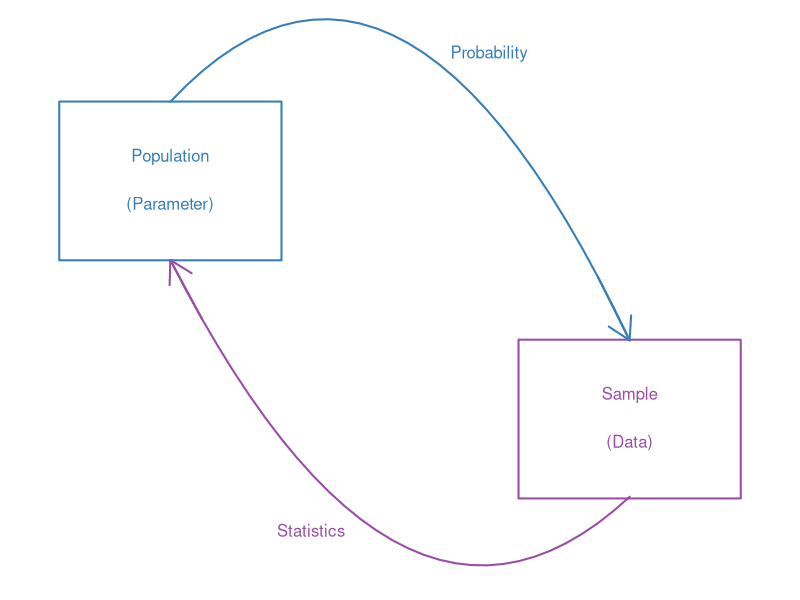
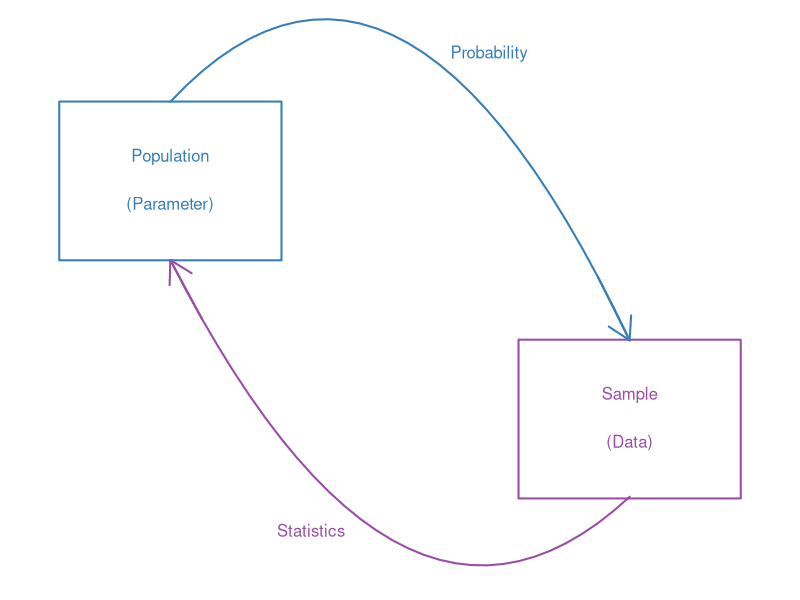
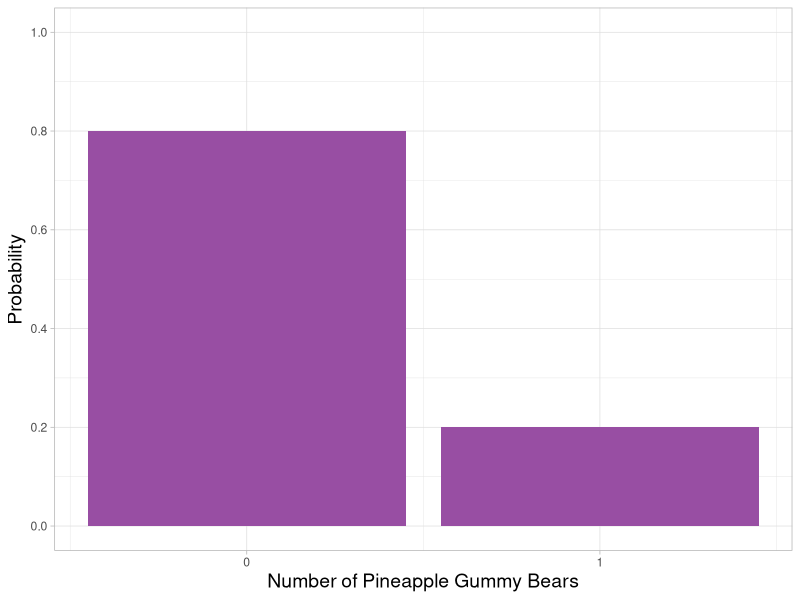
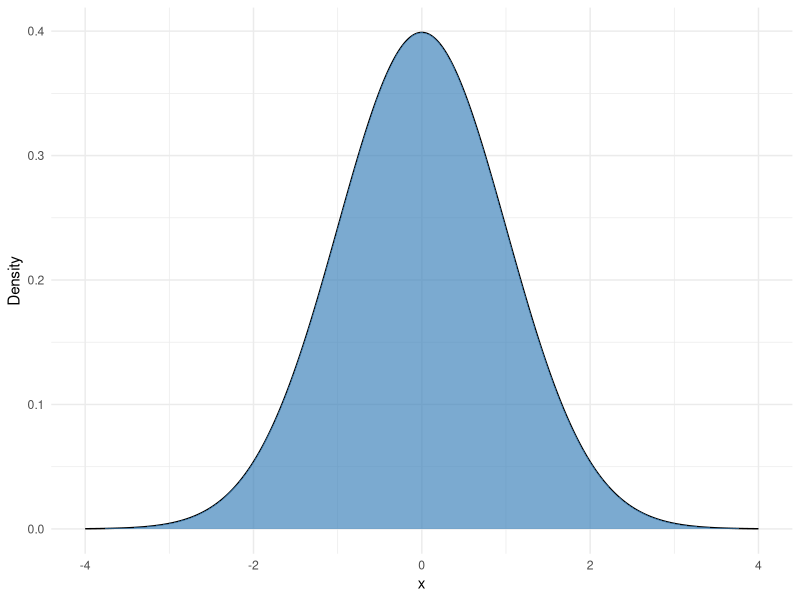
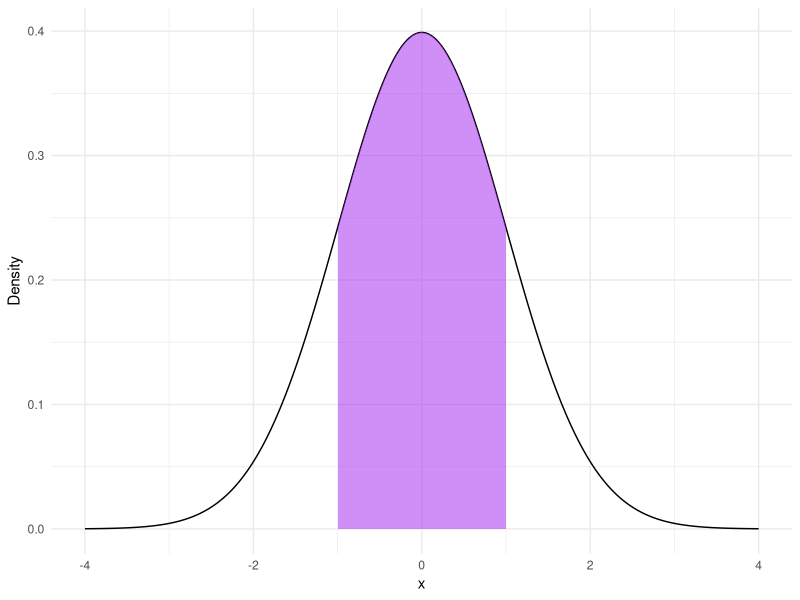
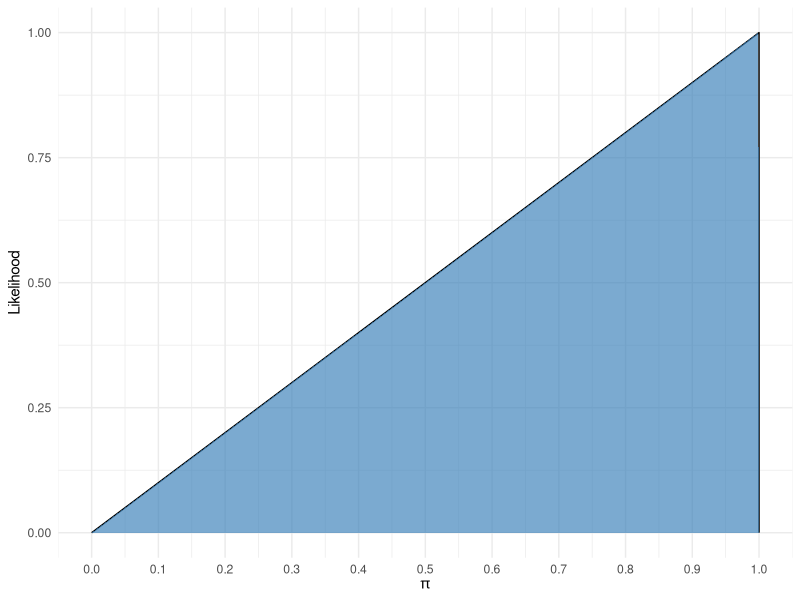
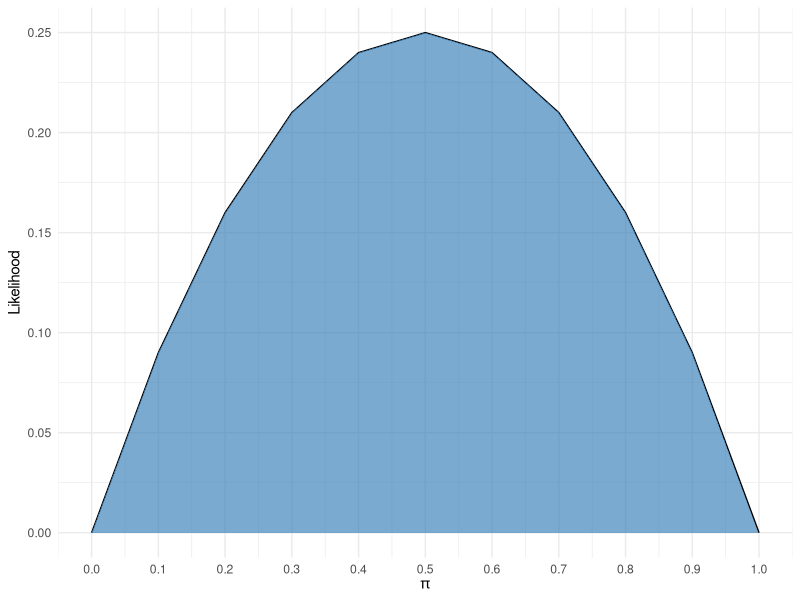
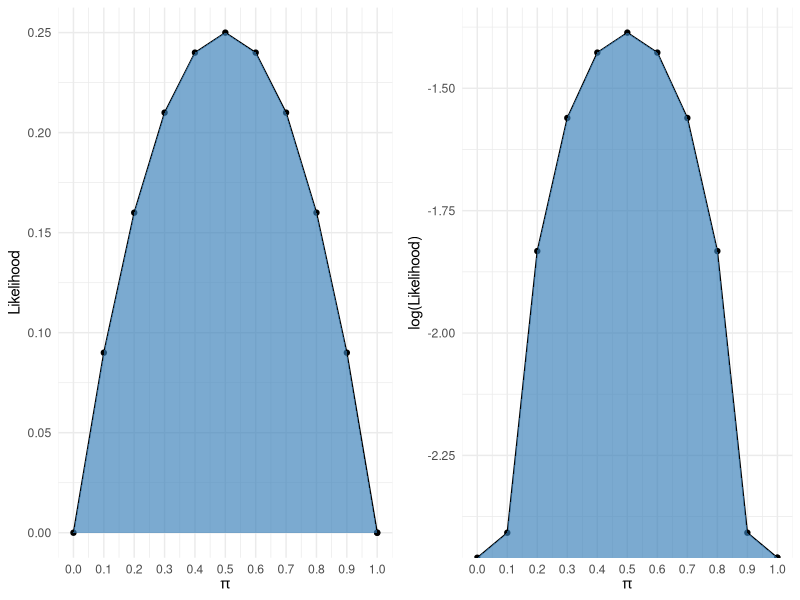

The R source for these figures, in order:
## ---- chunk 1
#| echo: false


library(knitr)
library(formatR)
library(tidyverse)
opts_chunk$set(out.width = '100%', options(width=60))

opts_knit$set(global.par = TRUE)
opts_chunk$set(echo=FALSE, warning = FALSE, message = FALSE, comment = '', class.output='sh',
               fig.width=8, fig.height=5, fig.align = "center")

my_red <- "#E41A1C"
my_blue <- "#377EB8"
my_green <- "#4DAF4A"
my_purple <- "#984EA3"
my_orange <- "#FF7F00"
my_yellow <- "#FFFF33"
my_red2 <- "#FBB4AE" 
my_blue2 <- "#B3CDE3" 
my_green2 <- "#CCEBC5" 
my_purple2 <- "#DECBE4"
my_orange2 <- "#FED9A6"
my_yellow2 <- "#FFFFCC"

## ---- chunk 2
#| fig.width: 6
#| fig.height: 2
#| out.width: "100%"

# Zero out standard plot margins
par(mar = c(0, 0, 0, 0))

# Initialize empty canvas
plot(0, 0, col = "white", xlim = c(0, 5), ylim = c(0, 3.5),
     bty = "n", xlab = "", ylab = "", xaxt = "n", yaxt = "n")

# --- Left Box (Population) ---
polygon(x = c(0.2, 1.7, 1.7, 0.2), y = c(2, 2, 3, 3), border = my_blue, lwd = 2)

# --- Right Box (Sample) ---
polygon(x = c(3.3, 4.8, 4.8, 3.3), y = c(.5, .5, 1.5, 1.5), border = my_purple, lwd = 2)

# --- Top Curve (Probability) ---
x_top <- seq(0.95, 4.05, length = 30)
y_top <- -0.478 * x_top^2 + 1.905 * x_top + 1.621
points(x_top, y_top, type = 'l', col = my_blue, lwd = 2)

# Top Arrow (pointing to Sample)
arrows(x0 = x_top[28], x1 = x_top[30], 
       y0 = y_top[28], y1 = y_top[30], 
       col = my_blue, lwd = 2)

# --- Bottom Curve (Statistics) ---
x_bot <- seq(0.95, 4.05, length = 30)
y_bot <- 0.435 * x_bot^2 - 2.656 * x_bot + 4.132
points(x_bot, y_bot, type = 'l', col = my_purple, lwd = 2)

# Bottom Arrow (pointing to Population)
arrows(x0 = x_bot[3], x1 = x_bot[1], 
       y0 = y_bot[3], y1 = y_bot[1], 
       col = my_purple, lwd = 2)

# --- Text Labels ---
text(x = 0.95, y = 2.65, "Population", col = my_blue)
text(x = 0.95, y = 2.35, "(Parameter)", col = my_blue)

text(x = 4.05, y = 1.15, "Sample", col = my_purple)
text(x = 4.05, y = 0.85, "(Data)", col = my_purple)

text(x = 3.1, y = 3.3, "Probability", col = my_blue)
text(x = 1.9, y = 0.3, "Statistics", col = my_purple)
## ---- chunk 3
#| fig.width: 6
#| fig.height: 2
#| out.width: "100%"

# Zero out standard plot margins
par(mar = c(0, 0, 0, 0))

# Initialize empty canvas
plot(0, 0, col = "white", xlim = c(0, 5), ylim = c(0, 3.5),
     bty = "n", xlab = "", ylab = "", xaxt = "n", yaxt = "n")

# --- Left Box (Population) ---
polygon(x = c(0.2, 1.7, 1.7, 0.2), y = c(2, 2, 3, 3), border = my_blue, lwd = 2)

# --- Right Box (Sample) ---
polygon(x = c(3.3, 4.8, 4.8, 3.3), y = c(.5, .5, 1.5, 1.5), border = my_purple, lwd = 2)

# --- Top Curve (Probability) ---
x_top <- seq(0.95, 4.05, length = 30)
y_top <- -0.478 * x_top^2 + 1.905 * x_top + 1.621
points(x_top, y_top, type = 'l', col = my_blue, lwd = 2)

# Top Arrow (pointing to Sample)
arrows(x0 = x_top[28], x1 = x_top[30], 
       y0 = y_top[28], y1 = y_top[30], 
       col = my_blue, lwd = 2)

# --- Bottom Curve (Statistics) ---
x_bot <- seq(0.95, 4.05, length = 30)
y_bot <- 0.435 * x_bot^2 - 2.656 * x_bot + 4.132
points(x_bot, y_bot, type = 'l', col = my_purple, lwd = 2)

# Bottom Arrow (pointing to Population)
arrows(x0 = x_bot[3], x1 = x_bot[1], 
       y0 = y_bot[3], y1 = y_bot[1], 
       col = my_purple, lwd = 2)

# --- Text Labels ---
text(x = 0.95, y = 2.65, "Population", col = my_blue)
text(x = 0.95, y = 2.35, "(Parameter)", col = my_blue)

text(x = 4.05, y = 1.15, "Sample", col = my_purple)
text(x = 4.05, y = 0.85, "(Data)", col = my_purple)

text(x = 3.1, y = 3.3, "Probability", col = my_blue)
text(x = 1.9, y = 0.3, "Statistics", col = my_purple)
## ---- chunk 4
x <- 0:1
probability <- dbinom(x, size = 1, prob = .2)
ggplot(data.frame(x, probability), aes(x, probability)) +
  geom_col(fill = my_purple) + theme_light() +
  labs(x = "Number of Pineapple Gummy Bears", y = "Probability") +
  scale_x_continuous(breaks = c(0, 1)) + scale_y_continuous(limits = c(0,1),
                                                            n.breaks = 6) + 
  theme(axis.title = element_text(size = 14))
## ---- chunk 5

mu <- 0
sd_dat <- 1


x_seq <- seq(mu - 4 * sd_dat, mu + 4 * sd_dat, length.out = 1000)

# Calculate the density values
density_values <- dnorm(x_seq, mean = mu, sd = sd_dat)

data_df <- data.frame(x = x_seq, density = density_values)

# Plot the density using ggplot2
ggplot(data_df, aes(x = x, y = density)) +
  geom_line() +
  geom_area(fill = my_blue, alpha = .66) +
  xlab("x") + 
  ylab("Density") + theme_minimal()

## ---- chunk 6

mu <- 0
sd_dat <- 1

# Generate a sequence of x values
x_seq <- seq(mu - 4*sd_dat, mu + 4*sd_dat, length.out = 1000)

# Calculate the density values
density_values <- dnorm(x_seq, mean = mu, sd = sd_dat)

data_df <- data.frame(x = x_seq, density = density_values)

dat_sub <- data_df %>% filter(x >= -1 & x <= 1)

# Plot the density using ggplot2
ggplot(data_df, aes(x = x, y = density)) +
  geom_line() +
  geom_area(fill = "purple", alpha = .5, data = dat_sub) +
  xlab("x") + 
  ylab("Density") + theme_minimal()
## ---- chunk 7
#| message: false
#| warning: false

d <- data.frame(P_Heads = seq(-.5, 1.5, .1)) %>%
  mutate(Likelihood = ifelse(P_Heads < 0, 0, 
                             ifelse(P_Heads > 1, 0, 
                                    P_Heads)))

d <- rbind(d, data.frame(P_Heads = 1, Likelihood = 0)) %>%
  rename("p" = "P_Heads")

ggplot(d, aes(x = p, y = Likelihood)) + geom_line() + 
  geom_area(fill = my_blue, alpha = .66) +
  xlab(expression(pi)) +
  scale_x_continuous(breaks = seq(0, 1, .1), limits = c(0,1)) +
  theme_minimal()
## ---- chunk 8

d2 <- d %>% 
  mutate(Likelihood = Likelihood * (1 - Likelihood))

ggplot(d2, aes(x = p, y = Likelihood)) + geom_line() +  
  geom_area(fill = my_blue, alpha = .66) +
  scale_x_continuous(breaks = seq(0, 1, .1), limits = c(0,1)) +
  xlab(expression(pi)) +
  theme_minimal()
## ---- chunk 9


p1 <- ggplot(d2, aes(x = p, y = Likelihood)) + geom_line() + geom_point() + 
  geom_area(fill = my_blue, alpha = .66) +
  scale_x_continuous(breaks = seq(0, 1, .1), limits = c(0,1)) +
  xlab(expression(pi)) + theme_minimal()

p2 <- ggplot(d2, aes(x = p, y = log(Likelihood))) +
  geom_line(color = "black") +
  geom_point() +
  geom_ribbon(aes(ymin = min(log(Likelihood)), ymax = log(Likelihood)),
              fill = my_blue, alpha = 0.66) +
  scale_x_continuous(breaks = seq(0, 1, .1), limits = c(0,1)) +
  xlab(expression(pi)) +
  theme_minimal()

gridExtra::grid.arrange(p1, p2, nrow = 1)
